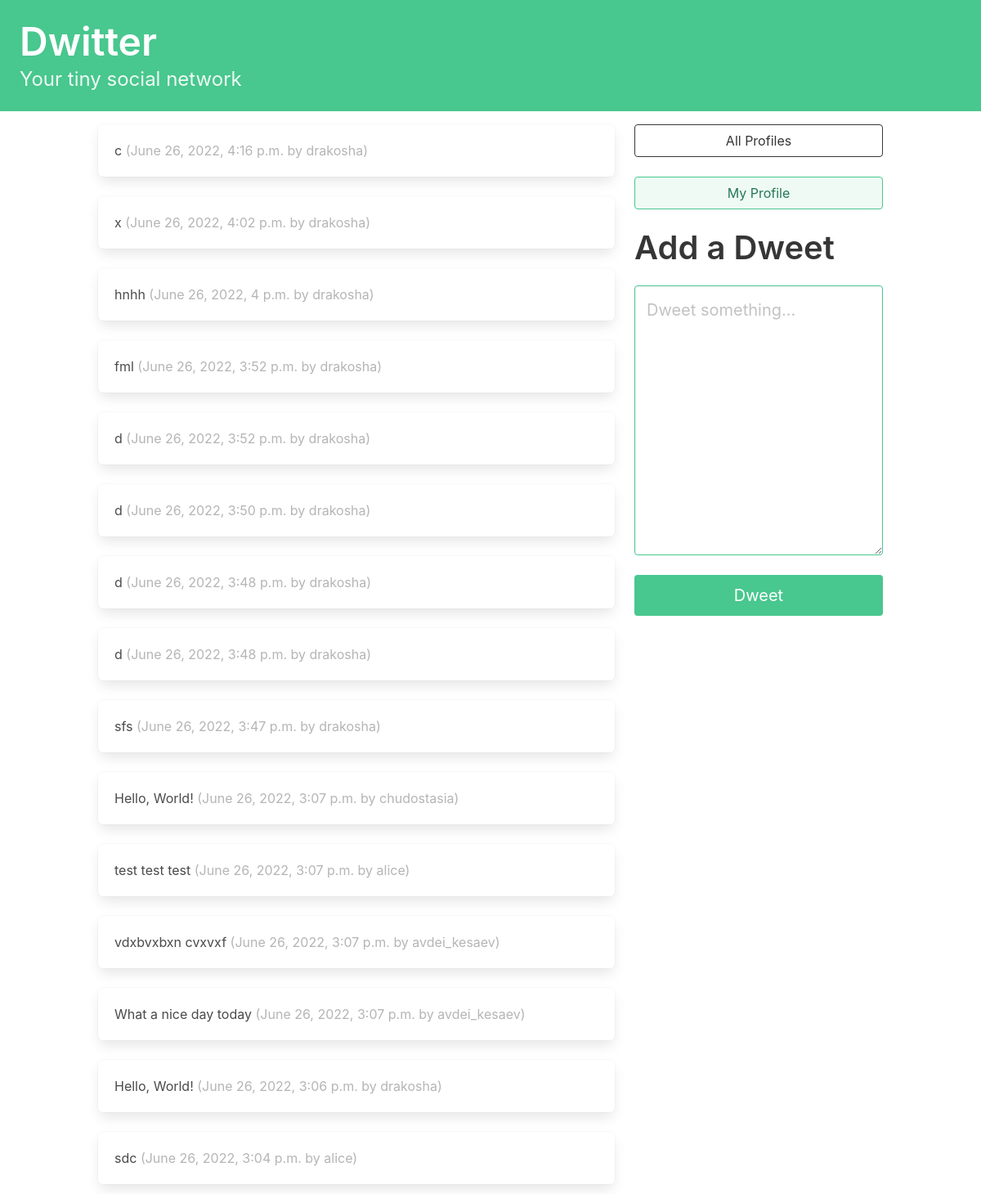
The app's page / (signed in) with its own data.
### dwitter/models.py (models this page shows, shortened)
class Dweet(models.Model):
    user = models.ForeignKey(User,
                             related_name="dweets",
                             on_delete=models.DO_NOTHING)
    body = models.CharField(max_length=140)
    created_at = models.DateTimeField(auto_now_add=True)

### dwitter/views.py (the view)
# urls.py: path("", dashboard, name="dashboard"),
def dashboard(request):
    form = DweetForm(request.POST or None)
    if request.method == "POST":
        if form.is_valid():
            dweet = form.save(commit=False)
            dweet.user = request.user
            dweet.save()
            return redirect("dwitter:dashboard")
    followed_dweets = Dweet.objects.filter(
        user__profile__in=request.user.profile.follows.all()
    ).order_by("-created_at")
    return render(
        request,
        "dwitter/dashboard.html",
        {"form": form, "dweets": followed_dweets},
    )

### dwitter/forms.py
class DweetForm(forms.ModelForm):
	body = forms.CharField(
		required=True,
		widget=forms.widgets.Textarea(
			attrs={
				"placeholder": "Dweet something...",
				"class": "textarea is-success is-medium",
			}
		),
		label="",
	)
	class Meta:
		model = Dweet
		exclude = ("user", )

### dwitter/templates/dwitter/dashboard.html (shortened to what this page needs)
{% extends 'base.html' %}
{% block content %}
<div class="column">
    {% for dweet in dweets %}
        <div class="box">
            {{dweet.body}}
            <span class="is-small has-text-grey-light">
                ({{ dweet.created_at }} by {{ dweet.user.username }})
            </span>
        </div>
    {% endfor %}
</div>
<div class="column is-one-third">
    <div class="block">
        <a href="{% url 'dwitter:profile_list' %} ">
            <button class="button is-dark is-outlined is-fullwidth">
                All Profiles
            </button>
        </a>
    </div>
    <div class="block">
        <a href="{% url 'dwitter:profile' request.user.profile.id %} ">
            <button class="button is-success is-light is-outlined is-fullwidth">
                My Profile
            </button>
        </a>
    </div>
    <div class="block">
        <div class="block">
            <h2 class="title is-2">Add a Dweet</p>
        </div>
        <div class="block">
            <form method="post">
                {{ form.as_p }}
                <button class="button is-success is-fullwidth is-medium mt-5"
                        type="submit">Dweet
                </button>
            </form>
        </div>
    </div>
</div>
{% endblock content %}

### records on screen
Dweet: body "c", created_at "June 26, 2022, 4:16 p.m.", user.username "drakosha"
Dweet: body "x", created_at "June 26, 2022, 4:02 p.m.", user.username "drakosha"
Dweet: body "hnhh", created_at "June 26, 2022, 4 p.m.", user.username "drakosha"
Dweet: body "fml", created_at "June 26, 2022, 3:52 p.m.", user.username "drakosha"
Dweet: body "d", created_at "June 26, 2022, 3:52 p.m.", user.username "drakosha"
Dweet: body "d", created_at "June 26, 2022, 3:50 p.m.", user.username "drakosha"
Dweet: body "d", created_at "June 26, 2022, 3:48 p.m.", user.username "drakosha"
Dweet: body "d", created_at "June 26, 2022, 3:48 p.m.", user.username "drakosha"
Dweet: body "sfs", created_at "June 26, 2022, 3:47 p.m.", user.username "drakosha"
Dweet: body "Hello, World!", created_at "June 26, 2022, 3:07 p.m.", user.username "chudostasia"
Dweet: body "test test test", created_at "June 26, 2022, 3:07 p.m.", user.username "alice"
Dweet: body "vdxbvxbxn cvxvxf", created_at "June 26, 2022, 3:07 p.m.", user.username "avdei_kesaev"
Dweet: body "What a nice day today", created_at "June 26, 2022, 3:07 p.m.", user.username "avdei_kesaev"
Dweet: body "Hello, World!", created_at "June 26, 2022, 3:06 p.m.", user.username "drakosha"
Dweet: body "sdc", created_at "June 26, 2022, 3:04 p.m.", user.username "alice"
